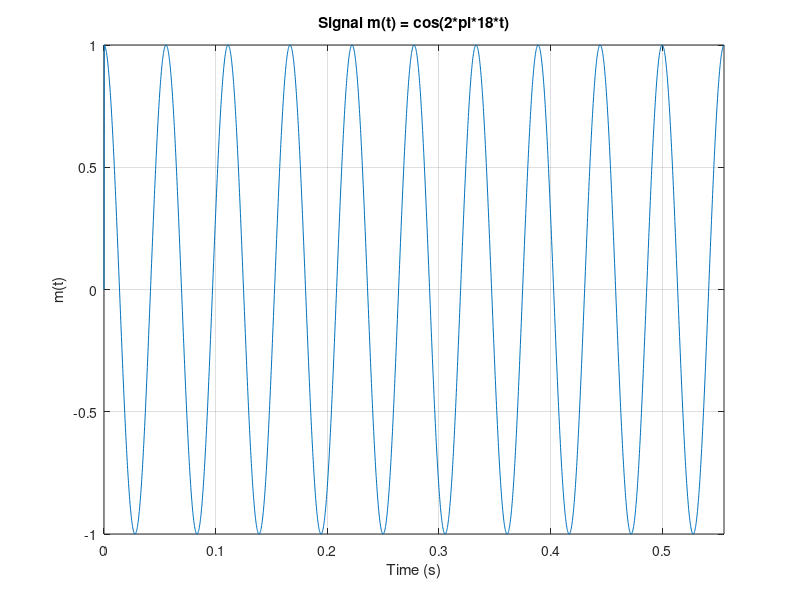
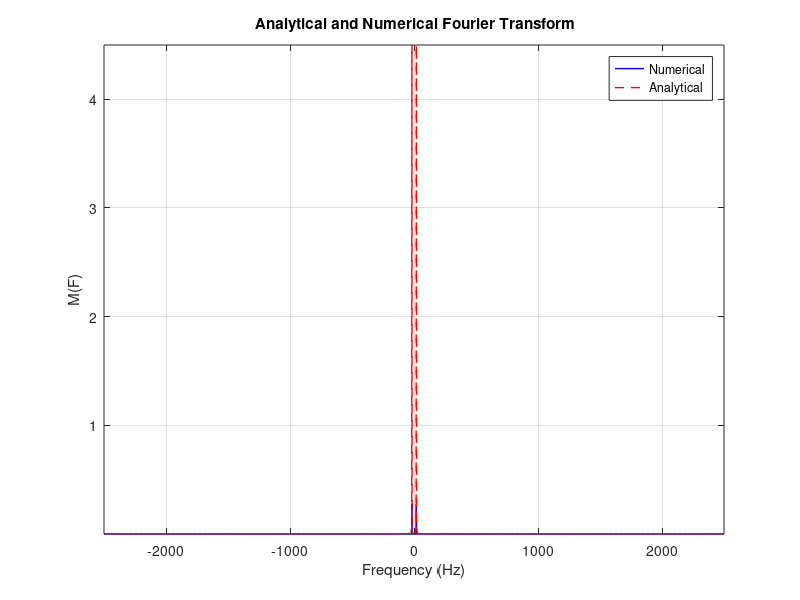
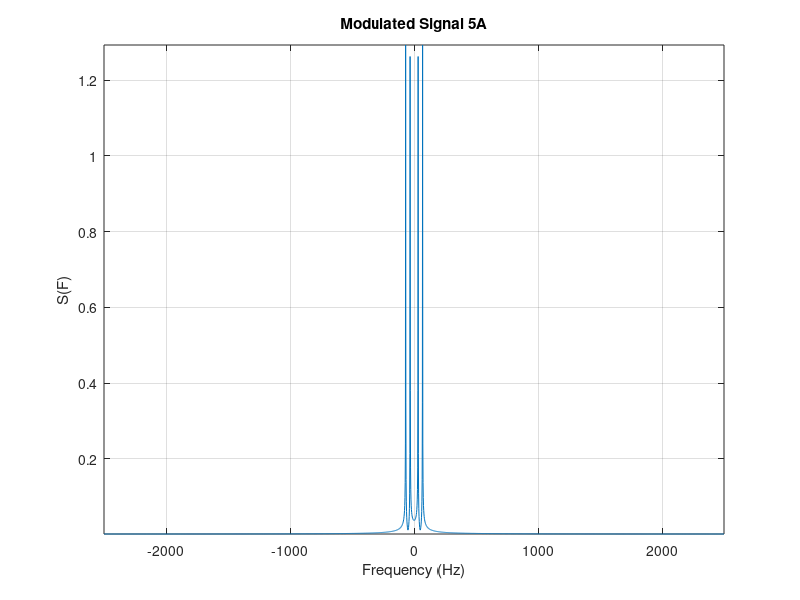
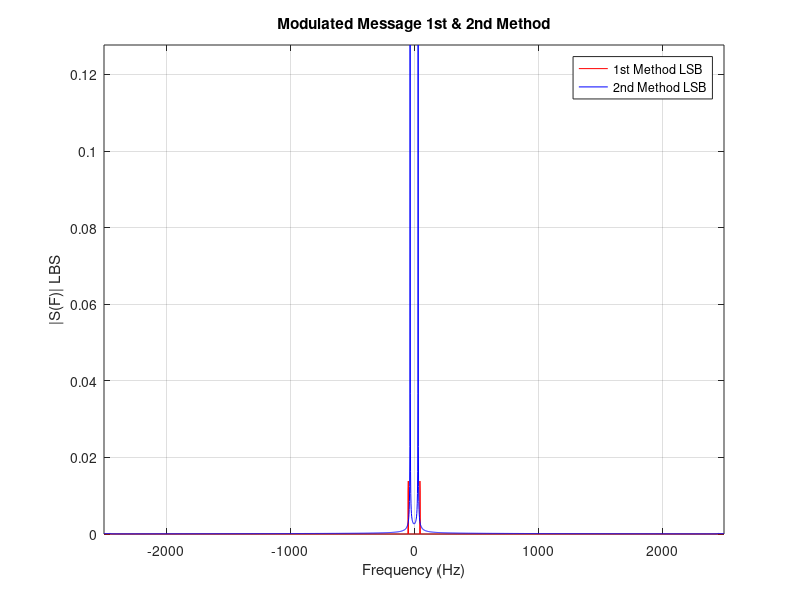

Recreate these plots in MATLAB, in order.
clc;
%pkg load signal
close all;
clear;
fc = 50;
Ac = 10;
ts=0.01/fc;  %Time step
fm=18;       %Message Frequency
T=10/fm;      %Total simulation time
fs=1/ts;     % Sampling frequency
N=ceil(T/ts); %Length of Vector
t=0:ts:(N-1)*ts;
df=fs/N;      %Frequency step
m=cos(2*pi*fm*t); %Message Signal
m(t>=9|t<=0)=0;

figure (1);
plot(t,m);
xlabel('Time (s)');
ylabel('m(t)');
title('Signal m(t) = cos(2*pi*18*t)');
axis tight;
grid on;
%%%%%%%%%%%%%%%%


%%%%%%%%%%%%%%%%%%%%%%%%%%%%%%%%%%%%%%%%%%%%%%%%%
if(rem(N,2)==0)
f = - (0.5*fs) : df : (0.5*fs-df) ;
else
    f = - (0.5*fs-0.5*df) : df : (0.5*fs-0.5*df) ;
end
%%%%%%%%%%%%%%%%%%%%%%%%%%%%%%%%%%%%%%%%%%%%%%%%%
% Numerical fft
M_nu=fftshift(fft(m))*ts;


% Analytical expression
M_an = 4.5*sinc(9*(f-18)).*exp(-i*pi*9*(f-18)) + 4.5*sinc(9*(f+18)).*exp(-i*pi*9*(f+18));

%%%%%%%%%%%%%%%%%%%%%%%%%%%%%%%%%%%%%%%%%%%%%%%%%
%plot
figure (2);
plot(f,abs(M_nu),"Color","b","LineWidth",1);
hold on ;
plot(f,abs(M_an),"Color","r","LineStyle","--","LineWidth",1);
xlabel('Frequency (Hz)');
ylabel ('M(F)');
title(' Analytical and Numerical Fourier Transform');
legend('Numerical', 'Analytical');
axis tight;
grid on;

%%%%%%%%%%%%%%%%%%%%%%%%%%%%%%%%%%%%%%%%%%%%%%%%% get Band_Width

%%%%%%%%%%%%%%%%%%%%%%%%%%%%%%%%%%%%%%%%%%%%%%%%%%%%%%%%%%%%%%%%
[maxi, index] = max(M_nu);
threshold = 0.01 * maxi;

stopindex_right = index;
for i = index:length(f)
    if M_nu(i) < threshold
        stopindex_right = i;
        break
    end
end

stopindex_left = index;
for i = index:-1:1
    if M_nu(i) < threshold
        stopindex_left = i;
        break
    end
end

u1 = f(stopindex_right);
u2 = f(stopindex_left);
Band_Width = f(stopindex_right) - f(stopindex_left);

disp(['Estimated Bandwidth = ' num2str(Band_Width) ' Hz']);


%%%%%%%%%%%%%%%%%%%%%%%%%%%%%%%%%%%%%%%%%%%%%%%%% Point 5
c = Ac * cos(2*pi*fc*t);


%%%%%%%%%%%%%%%%%%%%%%%%%%%%%%%%%%%%%%%%%%%%%%%%%


%%%%%%%%%%%%%%%%%%%%%%%%%%%%%%%%%%%%%%%%%%%%%%%%% 1st method by BPF
s =m.*c;

S = fftshift(fft(s))*ts; %%%%% S is after DSB-SC then it goes to BPF to take wanted side
figure(4)
plot(f,abs(S));
hold on ;
xlabel('Frequency (Hz)')
ylabel ('S(F)');
title('Modulated Signal 5A' )
grid on;
axis tight;
%%%%%%%%%%%%%%%%%%%%%%%%%%%%%%% Using BPF
BPF = zeros(size(f));
BPF(f>(fc-Band_Width) & f<(fc))=1;%% +ve frequency
BPF(f<-(fc-Band_Width) & f>-(fc))=1;%% -ve frequency
S =  S.*BPF;
S_LSB1=S;
%%%%%%%%%%%%%%%%%%%%%%%%%%%%%%%%%%%%%%%%%%%%%%%%% 2nd method by Hilbert transform of m(t)
m_hilbert = imag(hilbert(m));

% LSB modulation: s(t) = m(t)*cos(wc*t) + m_hat(t)*sin(wc*t)
s_LSB2 = 0.5 * m .*  cos(2*pi*fc*t) + 0.5 *m_hilbert.* sin(2*pi*fc*t);

% LSB in freq doman (method 2)
S_LSB2 = fftshift(fft(s_LSB2)*ts); %2nd LSB Signal in freq domain

%%%%%%%%%%%%%%%%%%%%%%%%%%%%%%%%%%%%%%%%%%%%%%%%% Plot of S_LSB1 & S_LSB2
figure (5);
plot(f,abs(S_LSB1),"Color","r");
hold on ;
plot(f,abs(S_LSB2),"Color","b" , "LineWidth",0.6);

xlabel('Frequency (Hz)');
ylabel ('|S(F)| LBS');
title('Modulated Message 1st & 2nd Method');
axis tight;
grid on;
legend('1st Method LSB', '2nd Method LSB');


%%%%%%%%%%%%%%%%%%%%%%%%%%%%%%%%%%%%%%%%%%%%%%%%% S1_Band_Width (BW for S_LSB1)



[maxi, index] = max(abs(S_LSB1));
threshold = 0.01 * maxi;

stopindex_left = index;
for i = index:-1:1
    if abs(S_LSB1(i)) < threshold
        stopindex_left = i;
        break
    end
end
y3 = f(index);
y4 = f(stopindex_left);
S1_Band_Width = f(index) - f(stopindex_left);


%%%%%%%%%%%%%%%%%%%%%%%%%%%%%%%%%%%%%%%%%%%%%%%%%  S2_Band_Width (BW for S_LSB2)
[maxi, index] = max(S_LSB2);
threshold = 0.01 * maxi;

stopindex_left = index;
for i = index:-1:1
    if abs(S_LSB2(i)) < threshold
        stopindex_left = i;
        break
    end
end

S2_Band_Width = f(index) - f(stopindex_left);



%%%%%%%%%%%%%%%%%%%%%%%%%%%%%%%%%%%%%%%%%%%%%%%%% print BW of 2 mehtods
disp(['1st method BW_SSB = ' num2str(S1_Band_Width)]);
disp(['2nd method BW_SSB = ' num2str(S2_Band_Width)]);

%%%%%%%%%%%%%%%%%%%%%%%%%%%%%%%%%%%%%%%%%%%%%%%%% End point 5A
%%%%%%%%%%%%%%%%%%%%%%%%%%%%% demodulated signal Using Coherent Detector


s_LSB2 = ifft(fftshift(S_LSB2))/ts; % LSB in time domain
v = s_LSB2.*c;

V=fftshift(fft(v))*ts; % Demodulated Signal before LBF

H=abs(f)<22; %LBF

mo=real(ifft(fftshift(H.* V))/ts); % Demodilated Signal

figure(7)
plot(t,mo);
hold on
plot(t,m, "Color","r");

title('Signal & Demodulated SIgnal in Time Domain')


xlabel('Time');
ylabel('m(t)');
legend('Demodulated signal' , 'Orignal Message')
axis tight;
grid on;
